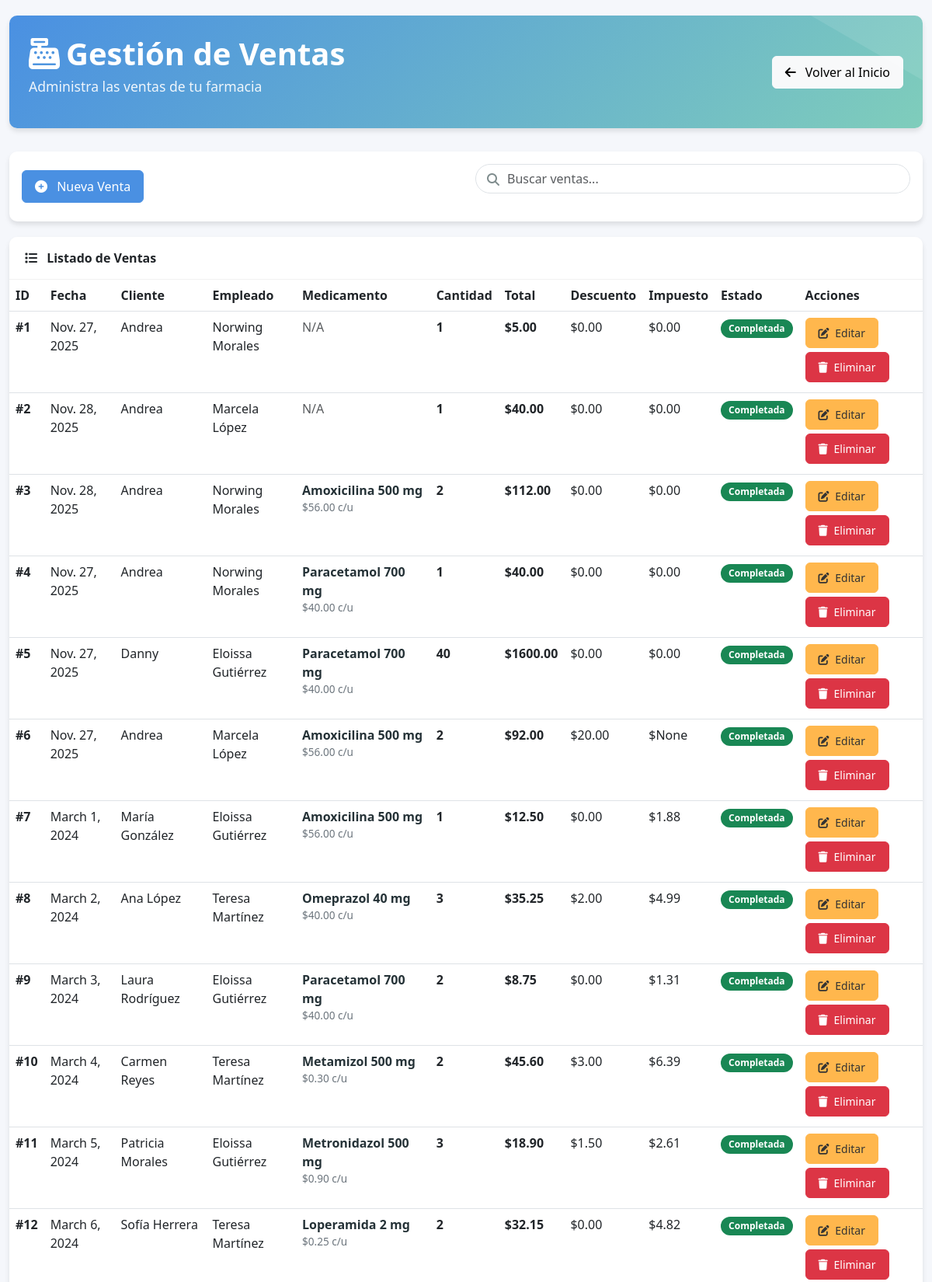
Page /farmacia/ventas/ (signed in, upper part) on the committed database.
### farmacia_app/models.py (models this page shows, shortened)
class Venta(models.Model):
    id_venta = models.AutoField(primary_key=True)
    fecha = models.DateField(blank=True, null=True)
    total = models.DecimalField(max_digits=12, decimal_places=2, blank=True, null=True)
    id_cliente = models.ForeignKey(Cliente, on_delete=models.SET_NULL, db_column='id_cliente', blank=True, null=True)
    id_empleado = models.ForeignKey(Empleados, on_delete=models.SET_NULL, db_column='id_empleado', blank=True, null=True)
    descuento = models.DecimalField(max_digits=10, decimal_places=2, blank=True, null=True)
    impuesto = models.DecimalField(max_digits=10, decimal_places=2, blank=True, null=True)
    estado = models.CharField(max_length=50, blank=True, null=True)
    id_medicamento = models.ForeignKey(Medicamento, on_delete=models.SET_NULL, blank=True, null=True)
    cantidad = models.IntegerField(default=1)
    class Meta:
        db_table = 'Venta'

class Cliente(models.Model):
    id_cliente = models.AutoField(primary_key=True)
    nombre = models.CharField(max_length=255, blank=True, null=True)
    telefono = models.CharField(max_length=20, blank=True, null=True)
    direccion = models.TextField(blank=True, null=True)
    cedula = models.CharField(max_length=20, blank=True, null=True)
    correo = models.EmailField(blank=True, null=True)
    fecha_registro = models.DateField(blank=True, null=True)
    class Meta:
        db_table = 'Cliente'

class Empleados(models.Model):
    id_empleado = models.AutoField(primary_key=True)
    nombre = models.CharField(max_length=255)
    fecha_contratacion = models.DateField(blank=True, null=True)
    rol = models.CharField(max_length=100, blank=True, null=True)
    funciones = models.TextField(blank=True, null=True)
    cedula = models.CharField(max_length=20, blank=True, null=True)
    telefono = models.CharField(max_length=20, blank=True, null=True)
    correo = models.EmailField(blank=True, null=True)
    estado = models.IntegerField(default=1)
    class Meta:
        db_table = 'Empleados'

class Medicamento(models.Model):
    ESTADOS = [
        (1, 'Activo'),
        (0, 'Inactivo'),
    ]
    id_medicamento = models.AutoField(primary_key=True)
    id_factura_compra = models.ForeignKey(
        FacturaCompra,
        on_delete=models.SET_NULL,
        db_column='id_factura_compra',
        blank=True,
        null=True
    )
    nombre_generico = models.CharField(max_length=255)
    fecha_caducidad = models.DateField(blank=True, null=True)
    cantidad = models.IntegerField(default=0)
    contra_indicaciones = models.TextField(blank=True, null=True)
    dosis = models.CharField(max_length=100, blank=True, null=True)
    cod_laboratorio = models.CharField(max_length=50, blank=True, null=True)
    registro_sanitario = models.CharField(max_length=100, blank=True, null=True)
    precauciones = models.TextField(blank=True, null=True)
    presentacion = models.CharField(max_length=100, blank=True, null=True)
    precio_unitario = models.DecimalField(max_digits=10, decimal_places=2, blank=True, null=True)
    stock_minimo = models.IntegerField(default=10)
    via_administracion = models.CharField(max_length=100, blank=True, null=True)
    requiere_receta = models.BooleanField(default=False)
    estado = models.IntegerField(choices=ESTADOS, default=1)
    fecha_registro = models.DateField(blank=True, null=True)
    class Meta:
        db_table = 'Medicamento'

### farmacia_app/views.py (the view)
# urls.py: path('ventas/', login_required(views.venta_list), name='venta_list'),
def venta_list(request):
    ventas = Venta.objects.all()
    return render(request, 'venta/list.html', {'ventas': ventas})

### farmacia_app/templates/venta/list.html (shortened to what this page needs)
<!DOCTYPE html>
<html lang="es">
<head>
    <link href="https://cdn.jsdelivr.net/npm/bootstrap@5.3.0/dist/css/bootstrap.min.css" rel="stylesheet">
    <link rel="stylesheet" href="https://cdnjs.cloudflare.com/ajax/libs/font-awesome/6.4.0/css/all.min.css">
</head>
<body>
    <div class="container">
        <div class="header-section fade-in">
            <div class="row align-items-center">
                <div class="col-md-6">
                    <h1 class="header-title"><i class="fas fa-cash-register me-2"></i>Gestión de Ventas</h1>
                    <p class="header-subtitle">Administra las ventas de tu farmacia</p>
                </div>
                <div class="col-md-6 text-end">
                    <a href="{% url 'home' %}" class="btn btn-light">
                        <i class="fas fa-arrow-left me-2"></i> Volver al Inicio
                    </a>
                </div>
            </div>
        </div>
        <div class="card fade-in">
            <div class="card-body">
                <div class="row align-items-center">
                    <div class="col-md-6">
                        <a href="{% url 'venta_create' %}" class="btn btn-primary">
                            <i class="fas fa-plus-circle me-2"></i> Nueva Venta
                        </a>
                    </div>
                    <div class="col-md-6">
                        <div class="search-box">
                            <i class="fas fa-search"></i>
                            <input type="text" class="form-control" placeholder="Buscar ventas...">
                        </div>
                    </div>
                </div>
            </div>
        </div>
        <div class="card fade-in">
            <div class="card-header">
                <i class="fas fa-list me-2"></i> Listado de Ventas
            </div>
            <div class="table-responsive">
                <table class="table table-hover">
                    <thead>
                        <tr>
                            <th>ID</th>
                            <th>Fecha</th>
                            <th>Cliente</th>
                            <th>Empleado</th>
                            <th>Medicamento</th>
                            <th>Cantidad</th>
                            <th>Total</th>
                            <th>Descuento</th>
                            <th>Impuesto</th>
                            <th>Estado</th>
                            <th>Acciones</th>
                        </tr>
                    </thead>
                    <tbody>
                        {% for venta in ventas %}
                        <tr>
                            <td><strong>#{{ venta.id_venta }}</strong></td>
                            <td>{{ venta.fecha }}</td>
                            <td>
                                {% if venta.id_cliente %}
                                    {{ venta.id_cliente.nombre }}
                                {% else %}
                                    <span class="text-muted">N/A</span>
                                {% endif %}
                            </td>
                            <td>
                                {% if venta.id_empleado %}
                                    {{ venta.id_empleado.nombre }}
                                {% else %}
                                    <span class="text-muted">N/A</span>
                                {% endif %}
                            </td>
                            <td class="medicamento-info">
                                {% if venta.id_medicamento %}
                                    <div class="medicamento-name">{{ venta.id_medicamento.nombre_generico }}</div>
                                    <div class="medicamento-details">
                                        {% if venta.id_medicamento.precio_unitario %}
                                            ${{ venta.id_medicamento.precio_unitario }} c/u
                                        {% endif %}
                                    </div>
                                {% else %}
                                    <span class="text-muted">N/A</span>
                                {% endif %}
                            </td>
                            <td>
                                <strong>{{ venta.cantidad }}</strong>
                            </td>
                            <td><strong>${{ venta.total }}</strong></td>
                            <td>${{ venta.descuento }}</td>
                            <td>${{ venta.impuesto }}</td>
                            <td>
                                {% if venta.estado == 'Completada' %}
                                    <span class="badge bg-success">{{ venta.estado }}</span>
                                {% elif venta.estado == 'Pendiente' %}
                                    <span class="badge bg-warning">{{ venta.estado }}</span>
                                {% elif venta.estado == 'Cancelada' %}
                                    <span class="badge bg-danger">{{ venta.estado }}</span>
                                {% else %}
                                    <span class="badge bg-secondary">{{ venta.estado }}</span>
                                {% endif %}
                            </td>
                            <td class="action-buttons">
                                <a href="{% url 'venta_edit' venta.id_venta %}" class="btn btn-warning btn-sm">
                                    <i class="fas fa-edit me-1"></i> Editar
                                </a>
                                <a href="{% url 'venta_delete' venta.id_venta %}" class="btn btn-danger btn-sm">
                                    <i class="fas fa-trash me-1"></i> Eliminar
                                </a>
                            </td>
                        </tr>
                        {% endfor %}
                    </tbody>
                </table>
            </div>
        </div>
    </div>
</body>
</html>

### farmacia_app/templates/venta/list.html (style rules this page uses)
:root { --primary: #4a90e2; --secondary: #7fcdbb; --dark: #253237; --light: #f5f7fb; --success: #28a745; --accent: #ffb74d; --danger: #dc3545; --warning: #ffc107; }
body { background: var(--light); font-family: "Segoe UI", sans-serif; padding-top: 20px; }
.container { max-width: 1400px; }
.header-section { background: linear-gradient(135deg, var(--primary), var(--secondary)); color: white; padding: 25px; border-radius: 10px; margin-bottom: 30px; box-shadow: 0 4px 6px rgba(0, 0, 0, 0.1); position: relative; overflow: hidden; }
.header-section::before { content: ""; position: absolute; top: -50%; right: -50%; width: 100%; height: 100%; background: rgba(255, 255, 255, 0.1); transform: rotate(30deg); }
.header-title { font-weight: 700; margin-bottom: 5px; }
.header-subtitle { opacity: 0.9; font-size: 1.1rem; }
.card { border: none; border-radius: 10px; box-shadow: 0 4px 6px rgba(0, 0, 0, 0.1); transition: transform 0.3s ease, box-shadow 0.3s ease; margin-bottom: 20px; overflow: hidden; }
.card-header { background-color: white; border-bottom: 1px solid rgba(0, 0, 0, 0.05); padding: 15px 20px; font-weight: 600; }
.table-responsive { border-radius: 0 0 10px 10px; overflow: hidden; }
.table { margin-bottom: 0; }
.table thead { background-color: var(--dark); color: white; }
.table tbody tr { transition: background-color 0.2s ease; }
.btn { border-radius: 6px; font-weight: 500; transition: all 0.3s ease; padding: 8px 16px; }
.btn-primary { background-color: var(--primary); border-color: var(--primary); }
.btn-warning { background-color: var(--accent); border-color: var(--accent); color: #333; }
.btn-danger { background-color: var(--danger); border-color: var(--danger); }
.action-buttons .btn { margin-right: 5px; margin-bottom: 5px; }
.search-box { position: relative; margin-bottom: 20px; }
.search-box input { padding-left: 40px; border-radius: 30px; }
.search-box i { position: absolute; left: 15px; top: 12px; color: #7f8c8d; }
.fade-in { animation: fadeIn 0.5s ease-in; }
.badge { font-size: 0.75rem; padding: 6px 10px; border-radius: 20px; }
.medicamento-info { max-width: 200px; }
.medicamento-name { font-weight: 600; color: var(--dark); }
.medicamento-details { font-size: 0.85rem; color: #6c757d; }

### rows in the picture
Venta: id_venta "1", fecha "Nov. 27, 2025", id_cliente.nombre "Andrea", id_empleado.nombre "Norwing Morales", shows "N/A", cantidad "1", total "5.00", descuento "0.00", impuesto "0.00", estado "Completada"
Venta: id_venta "2", fecha "Nov. 28, 2025", id_cliente.nombre "Andrea", id_empleado.nombre "Marcela López", shows "N/A", cantidad "1", total "40.00", descuento "0.00", impuesto "0.00", estado "Completada"
Venta: id_venta "3", fecha "Nov. 28, 2025", id_cliente.nombre "Andrea", id_empleado.nombre "Norwing Morales", id_medicamento.nombre_generico "Amoxicilina 500 mg", id_medicamento.precio_unitario "56.00", cantidad "2", total "112.00", descuento "0.00", impuesto "0.00", estado "Completada"
Venta: id_venta "4", fecha "Nov. 27, 2025", id_cliente.nombre "Andrea", id_empleado.nombre "Norwing Morales", id_medicamento.nombre_generico "Paracetamol 700 mg", id_medicamento.precio_unitario "40.00", cantidad "1", total "40.00", descuento "0.00", impuesto "0.00", estado "Completada"
Venta: id_venta "5", fecha "Nov. 27, 2025", id_cliente.nombre "Danny", id_empleado.nombre "Eloissa Gutiérrez", id_medicamento.nombre_generico "Paracetamol 700 mg", id_medicamento.precio_unitario "40.00", cantidad "40", total "1600.00", descuento "0.00", impuesto "0.00", estado "Completada"
Venta: id_venta "6", fecha "Nov. 27, 2025", id_cliente.nombre "Andrea", id_empleado.nombre "Marcela López", id_medicamento.nombre_generico "Amoxicilina 500 mg", id_medicamento.precio_unitario "56.00", cantidad "2", total "92.00", descuento "20.00", impuesto "None", estado "Completada"
Venta: id_venta "7", fecha "March 1, 2024", id_cliente.nombre "María González", id_empleado.nombre "Eloissa Gutiérrez", id_medicamento.nombre_generico "Amoxicilina 500 mg", id_medicamento.precio_unitario "56.00", cantidad "1", total "12.50", descuento "0.00", impuesto "1.88", estado "Completada"
Venta: id_venta "8", fecha "March 2, 2024", id_cliente.nombre "Ana López", id_empleado.nombre "Teresa Martínez", id_medicamento.nombre_generico "Omeprazol 40 mg", id_medicamento.precio_unitario "40.00", cantidad "3", total "35.25", descuento "2.00", impuesto "4.99", estado "Completada"
Venta: id_venta "9", fecha "March 3, 2024", id_cliente.nombre "Laura Rodríguez", id_empleado.nombre "Eloissa Gutiérrez", id_medicamento.nombre_generico "Paracetamol 700 mg", id_medicamento.precio_unitario "40.00", cantidad "2", total "8.75", descuento "0.00", impuesto "1.31", estado "Completada"
Venta: id_venta "10", fecha "March 4, 2024", id_cliente.nombre "Carmen Reyes", id_empleado.nombre "Teresa Martínez", id_medicamento.nombre_generico "Metamizol 500 mg", id_medicamento.precio_unitario "0.30", cantidad "2", total "45.60", descuento "3.00", impuesto "6.39", estado "Completada"
Venta: id_venta "11", fecha "March 5, 2024", id_cliente.nombre "Patricia Morales", id_empleado.nombre "Eloissa Gutiérrez", id_medicamento.nombre_generico "Metronidazol 500 mg", id_medicamento.precio_unitario "0.90", cantidad "3", total "18.90", descuento "1.50", impuesto "2.61", estado "Completada"
Venta: id_venta "12", fecha "March 6, 2024", id_cliente.nombre "Sofía Herrera", id_empleado.nombre "Teresa Martínez", id_medicamento.nombre_generico "Loperamida 2 mg", id_medicamento.precio_unitario "0.25", cantidad "2", total "32.15", descuento "0.00", impuesto "4.82", estado "Completada"
